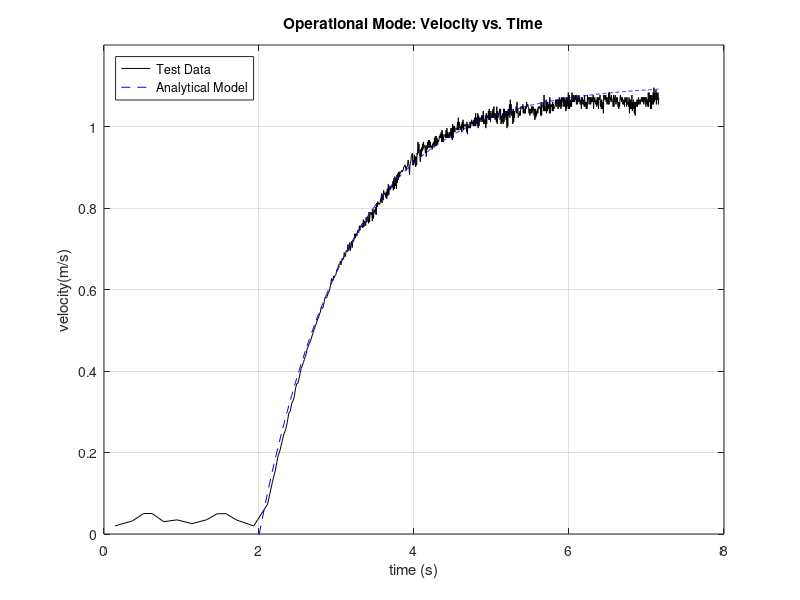

This figure's MATLAB source: (Note: this script raises an error after producing the figure.)
clearvars;

Mcar = 3.3534;      %measured mass
Me = Mcar + 0.3;    %mass in kg
Fc = 0.415;         %o-ring resistance calculated
Fp = 3.9359;        %propellor force in N, measured
B = 3.190;          %damping coefficient calculated

deltT = 28.2e-6;    %elapsed time between individual counts
N=40;               %optical targets per revolution
D=2.802;            %value in inches
T = 28.2e-6;        %seconds between each count
r = D/2;
inPerM = 39.3701;   %inches per meter

deltX = (2*pi*(r/inPerM))/N;            %get the distance traveled between ticks

deltT = load('OPMODEA.TXT')';
deltT = T*deltT;                        %convert deltT to seconds

%create x vector
x(1)=0;
for i = 1:length(deltT);
    x(i+1)=x(i)+deltX;
end

%create t vector
sum = 0;
t(1)=0;
for i = 2:length(deltT)+1
    sum = sum + deltT(i-1);
    t(i) = sum;
end

%create tMean vector
for i = 1:length(deltT)
    tMean(i) = t(i)+(t(i+1)-t(i))/2;
end

%create velocity vector
for i = 1:length(tMean)
    v(i) = (x(i+1)-x(i))/(t(i+1)-t(i));
end

%plot function
plot(tMean, v, 'k');
axis([0,8,0,1.2]);
grid on;
title('Operational Mode: Velocity vs. Time');
xlabel('time (s)');
ylabel('velocity(m/s)');
hold on;

%Compare our data to the model equation from prelab
vComp = (Fp/B-Fc/B)*(1-exp((-B/Me)*(tMean-2)));     %shift t over by 2s to fit
plot(tMean,vComp, '--b');
legend('Test Data', 'Analytical Model', 'Location', 'NorthWest');
hold off;

% Calculate rms error and print to command window
%   using the command find((vComp-v) >0), I found that 13 is the index
%   of the time vector where the two intersect. As both functions are
%   shifted and in reality multiplied by a factor of u(t-2), this give a 
%   more accurate reading. For the 5% and 95% versions, I used a similar
%   tactic: to find the correct indices, I did find(v>0.95*steadyState),
%   find(vComp>0.95%steadyState), find(v<0.05*steadyState), and
%   find(vComp<0.05*steadyState).
error = rms(v(13:length(v)),vComp(13:length(vComp)));
steadyState = (Fp/B-Fc/B);
error1 = rms(v(399),vComp(473));    %95% error
error2 = rms(v(13), vComp(13));     %5% error
fprintf('5%% Steady State RMS Error: %f%%\n', 100*error2);
fprintf('95%% SteadyState RMS Error: %f%%\n', 100*error1);
fprintf('Overall RMS Error: %f%%\n', 100*error);
%Calculated Overall RMS Error is 1.715%

% Part 4c of Postlab deliverables:
%   As you can see, the overall RMS Error of our graph is only 1.7%, which 
%   is quite good. This is likely almost entirely a result of noise from 
%   the cart oscillating slightly and going over the slight bumps in the 
%   track, and from the plot and model not being perfectly aligned at first
%   (we didn't release the cart EXACTLY 2s after starting data collection).
